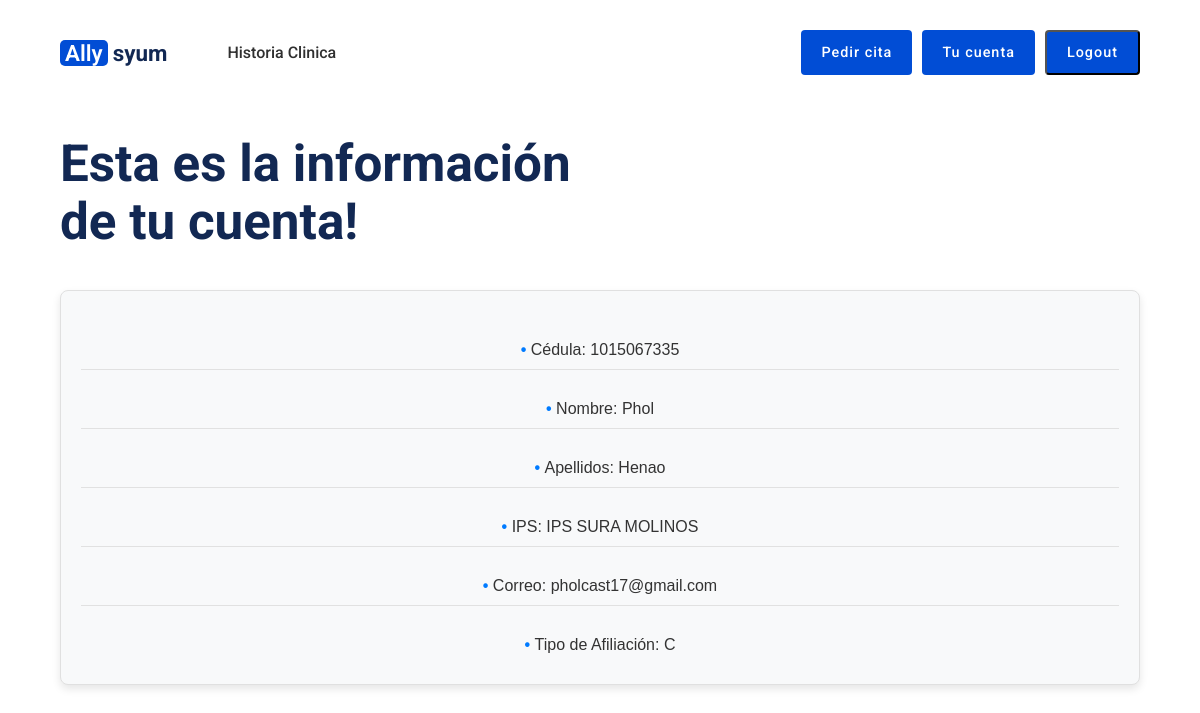
The page /appointments/urAccount/ (signed in) on the database its author committed.
### users/models.py (models this page shows, shortened)
class CustomUser(AbstractBaseUser, PermissionsMixin):
    cedula = models.CharField(max_length=20, unique=True)
    nombre = models.CharField(max_length=30)
    apellidos = models.CharField(max_length=30)
    IPS = models.CharField(max_length=50)
    correo = models.EmailField(unique=True)
    tipoDeAfiliacion = models.CharField(max_length=10)  # Puede ser un campo de elección si tienes valores específicos
    is_active = models.BooleanField(default=True)
    is_staff = models.BooleanField(default=False)
    objects = CustomUserManager()
    USERNAME_FIELD = 'cedula'
    REQUIRED_FIELDS = ['nombre', 'apellidos', 'correo', 'tipoDeAfiliacion']

### appointments/views.py (the view)
# urls.py: path('urAccount/', views.urAccount),
@login_required(login_url='/users/login')
def urAccount(request):
    user = request.user
    info = {
        "cedula": user.cedula,
        "nombre": user.nombre,
        "apellidos": user.apellidos,
        "IPS": user.IPS,
        "correo": user.correo,
        "tipoDeAfiliacion": user.tipoDeAfiliacion
    }
    return render(request, "appointments/urAccount.html", {"Info": info})

### appointments/templates/appointments/urAccount.html (shortened to what this page needs)
<!DOCTYPE html>
{% load static %}
<html lang="en">
<head>
    <link rel="stylesheet" href="{% static 'css/navbar.css' %}">
    <link rel="stylesheet" href="{% static 'css/appointments.css' %}">
    <link rel="stylesheet" href="{% static 'css/urAccount.css' %}">
</head>
<body>
    <section id="hero">
        <nav class="navigation">
            <a href="/appointments" class="logo"><span>Ally</span>syum</a>
            <ul class="menu">
                <li><a href="/appointments/clinicHistory">Historia Clinica</a></li>
            </ul>
            <div class="navbar-logout">
                {% if user.tipoDeAfiliacion != 'NA' %}
                <a href="/appointments/getAppointments" class="nav-appointment-btn">Pedir cita</a>
                {% endif %}
                <a class="nav-appointment-btn account-button" href="/appointments/urAccount">Tu cuenta</a>
                <button class="nav-appointment-btn" onclick="window.location.href='/users/logout'">Logout</button>
            </div>
        </nav>
        <div class="hero-content">
            <div class="hero-text">
                <h1>Esta es la información de tu cuenta!</h1>
            </div>
        </div>
    </section>
    <ul class = "infoAcc">
        <li>Cédula: {{ Info.cedula }}</li>
        <li>Nombre: {{ Info.nombre }}</li>
        <li>Apellidos: {{ Info.apellidos }}</li>
        <li>IPS: {{ Info.IPS }}</li>
        <li>Correo: {{ Info.correo }}</li>
        <li>Tipo de Afiliación: {{ Info.tipoDeAfiliacion }}</li>
    </ul>
</body>
</html>

### static/css/navbar.css (style rules this page uses)
* { margin: 0px; padding: 0px; font-family: "Roboto", Helvetica, sans-serif; box-sizing: border-box; scroll-behavior: smooth; }
a { text-decoration: none; }
ul { list-style: none; }
.navigation { display: flex; justify-content: space-between; align-items: center; max-width: 1200px; width: 90%; margin: 0px auto; padding: 30px 0px; }
.navbar-logout { display: flex; flex-direction: row; }
.logo { color:#122853; font-weight: 700; font-size: 1.4rem; }
.logo span { background-color: #014dd5; color: #ffffff; padding: 0px 5px; border-radius: 5px; font-weight: 600; margin-right: 5px; }
.menu { display: flex; justify-content: center; align-items: center; margin-right: auto; margin-left: 40px; }
.menu li a { margin: 0px 20px; color: #303030; font-weight: 500; transition: all ease 0.3s; }
.nav-appointment-btn { cursor: pointer; height: 45px; padding: 0px 20px; margin-left: 10px; border-radius:4px; background-color: #014dd5; color: #ffffff; display: flex; justify-content: center; align-items: center; font-weight: 500; letter-spacing: 1px; font-size: 0.9rem; }
.hero-content { max-width: 1200px; width: 90%; margin: 0px auto; display: grid; grid-template-columns: 1fr 1fr; align-items: flex-start; margin-top: auto; }
.hero-text { display: flex; flex-direction: column; margin-top: 30px; }
.hero-text h1 { font-size: 3.2rem; color: #122853; line-height: 3.6rem; }

### static/css/urAccount.css (style rules this page uses)
.infoAcc { display: flex; flex-direction: column; margin: 0px auto; max-width: 1200px; margin-top: 40px; width: 90%; background-color: #f8f9fa; border: 1px solid hsl(0, 0%, 88%); border-radius: 8px; padding: 20px; box-shadow: 0 4px 8px rgba(0, 0, 0, 0.1); }
.infoAcc li { margin-top: 20px; text-align: center; padding: 10px 0; border-bottom: 1px solid #e1e1e1; color: #333; font-family: 'Arial', sans-serif; }
.infoAcc li:last-child { border-bottom: none; }
.infoAcc li::before { content: "• "; color: #007BFF; font-weight: bold; }

### rows shown on the page
CustomUser: cedula "1015067335", nombre "Phol", apellidos "Henao", IPS "IPS SURA MOLINOS", correo "pholcast17@gmail.com"

### other values the page prints
{{ Info.tipoDeAfiliacion }} "C"
